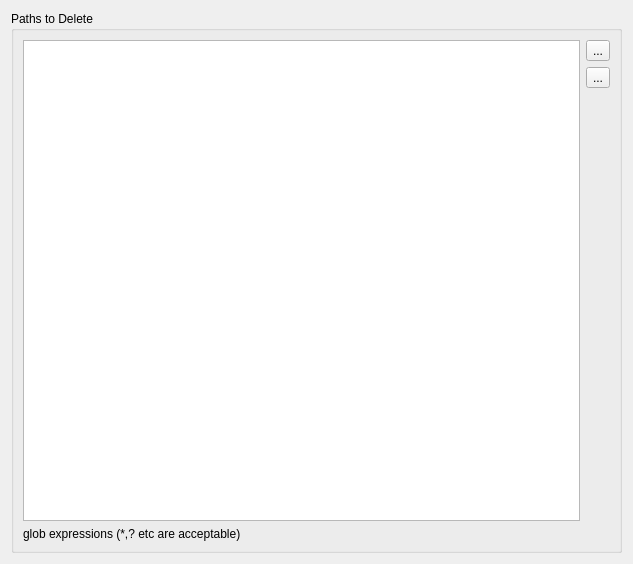
<?xml version="1.0" encoding="UTF-8"?>
<ui version="4.0">
 <class>NMediaManager::NUi::CPathsToDelete</class>
 <widget class="QWidget" name="NMediaManager::NUi::CPathsToDelete">
  <property name="geometry">
   <rect>
    <x>0</x>
    <y>0</y>
    <width>633</width>
    <height>564</height>
   </rect>
  </property>
  <property name="windowTitle">
   <string>Form</string>
  </property>
  <layout class="QVBoxLayout" name="verticalLayout">
   <item>
    <widget class="QGroupBox" name="groupBox_6">
     <property name="title">
      <string>Paths to Delete</string>
     </property>
     <layout class="QGridLayout" name="gridLayout_12">
      <item row="2" column="1">
       <spacer name="verticalSpacer_11">
        <property name="orientation">
         <enum>Qt::Vertical</enum>
        </property>
        <property name="sizeHint" stdset="0">
         <size>
          <width>20</width>
          <height>174</height>
         </size>
        </property>
       </spacer>
      </item>
      <item row="1" column="1">
       <widget class="QToolButton" name="btnDelPathToDelete">
        <property name="text">
         <string>...</string>
        </property>
        <property name="icon">
         <iconset resource="../../SABUtils/resources/SABUtils.qrc">
          <normaloff>:/SABUtilsResources/delete.png</normaloff>:/SABUtilsResources/delete.png</iconset>
        </property>
       </widget>
      </item>
      <item row="0" column="0" rowspan="3">
       <widget class="QListView" name="pathsToDelete"/>
      </item>
      <item row="0" column="1">
       <widget class="QToolButton" name="btnAddPathToDelete">
        <property name="text">
         <string>...</string>
        </property>
        <property name="icon">
         <iconset resource="../../SABUtils/resources/SABUtils.qrc">
          <normaloff>:/SABUtilsResources/add.png</normaloff>:/SABUtilsResources/add.png</iconset>
        </property>
       </widget>
      </item>
      <item row="3" column="0">
       <widget class="QLabel" name="label_13">
        <property name="text">
         <string>glob expressions (*,? etc are acceptable)</string>
        </property>
       </widget>
      </item>
     </layout>
    </widget>
   </item>
  </layout>
 </widget>
 <resources>
  <include location="../../SABUtils/resources/SABUtils.qrc"/>
 </resources>
 <connections/>
</ui>
